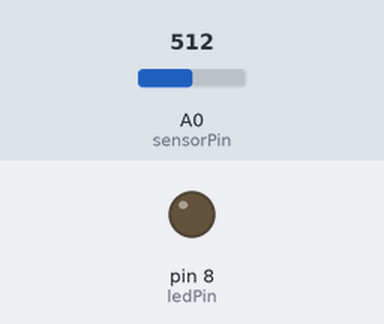
Simulated run of this sketch. Board: Arduino Uno, built with avr-gcc and run on an emulated ATmega328P. Shown: output pins drawn as LEDs (lit = HIGH). The test bench sets the inputs (shaded band); at power-on: A0 (sensorPin) = 512.

Above: at 1.2 s.
1.3 s: A0 (sensorPin) set to 209
2.8 s: A0 (sensorPin) set to 188
At 3.7 s:
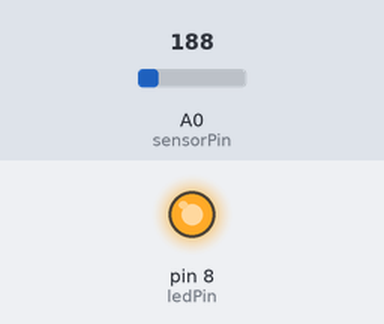
4.3 s: A0 (sensorPin) set to 210
At 4.9 s:
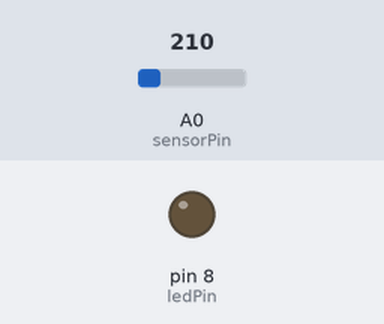
5.8 s: A0 (sensorPin) set to 190
At 7.2 s:
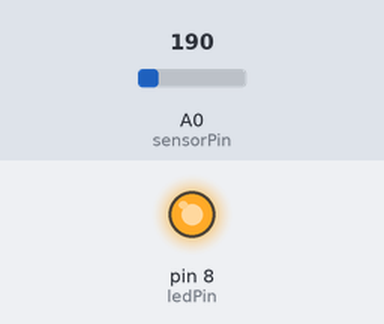
Timing chart, 0 to 8.3 s (numbered marks = the images above; inputs shaded):
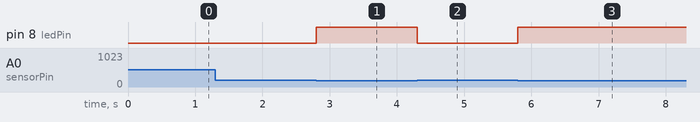

The sketch:

photoresistor_LED.ino
```cpp
int sensorPin = A0;    // select the input pin for the potentiometer
int ledPin = 8;      // select the pin for the LED
int sensorValue = 0;  // variable to store the value coming from the sensor

void setup() {
  // declare the ledPin as an OUTPUT:
  pinMode(ledPin, OUTPUT);
  pinMode(sensorPin, INPUT);
}

void loop() {
  // read the value from the sensor:
  int sensorValue = analogRead(sensorPin);
  // turn the ledPin on
  if (sensorValue <= 200) {
  digitalWrite(ledPin, HIGH);
  }
  else{
  // do not turn the ledPin on:
  digitalWrite(ledPin, LOW);
  }
}
```

Fibonacci.c
```cpp
#include <stdio.h>

int main(void) {
  int x = 0;
  int y = 1;
  int n;
  int c = 2;
  printf("%i", x);
  printf("%i", y);
  while (c <= 6){
    n = x + y;
    x = y;
    y = n;
    printf("%i", y);
    c += 1;
  }
}
```

Measured:
- the behaviour switches between 201 and 200 on A0 (sensorPin) (found by bisection; images 0 and 1)
- after the input at 1.3 s, every drawn part: stays the same
- after the input at 2.8 s, pin 8 (ledPin): LOW → HIGH at once
- after the input at 4.3 s, pin 8 (ledPin): HIGH → LOW at once
- after the input at 5.8 s, pin 8 (ledPin): LOW → HIGH at once
